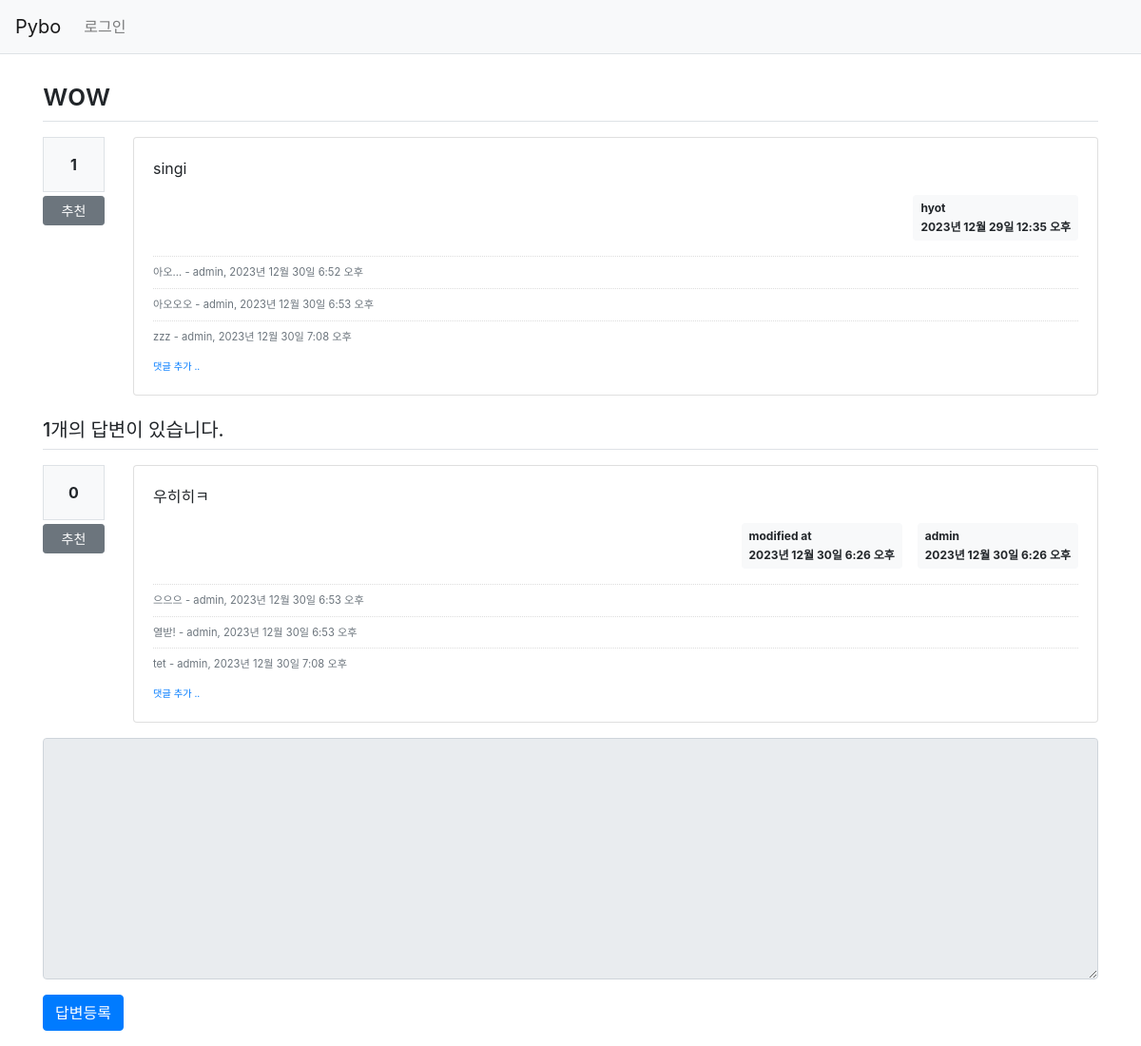
Page /pybo/311/ on the committed database.
### pybo/models.py (models this page shows, shortened)
class Question(models.Model):
    author = models.ForeignKey(User, on_delete=models.CASCADE, related_name='author_question')
    subject = models.CharField(max_length=200)
    content = models.TextField()
    create_date = models.DateTimeField()
    modify_date = models.DateTimeField(null=True, blank=True)
    voter = models.ManyToManyField(User, related_name='voter_question')

class Comment(models.Model):
    author = models.ForeignKey(User, on_delete=models.CASCADE)
    content = models.TextField()
    create_date = models.DateTimeField()
    modify_date = models.DateTimeField(null=True, blank=True)
    question = models.ForeignKey(Question, null=True, blank=True, on_delete=models.CASCADE)
    answer = models.ForeignKey(Answer, null=True, blank=True, on_delete=models.CASCADE)

class Answer(models.Model):
    author = models.ForeignKey(User, on_delete=models.CASCADE, related_name='author_answer')
    question = models.ForeignKey(Question, on_delete=models.CASCADE)
    content = models.TextField()
    create_date = models.DateTimeField()
    modify_date = models.DateTimeField(null=True, blank=True)
    voter = models.ManyToManyField(User, related_name='voter_answer')

### pybo/views/base_views.py (the view)
# urls.py: path('<int:question_id>/', base_views.detail, name='detail'),
def detail(request, question_id):
    question = get_object_or_404(Question, pk=question_id)
    context = {'question': question}
    return render(request, 'pybo/question_detail.html', context)

### pybo/templatetags/pybo_filter.py (called while the page is built)
@register.filter()
def mark(value):
    extensions = ["nl2br", "fenced_code"]
    return mark_safe(markdown.markdown(value, extensions=extensions))

### templates/pybo/question_detail.html (shortened to what this page needs)
{% extends 'base.html' %}
{% load pybo_filter %}
{% block content %}
<div class="container my-3">
    <h2 class="border-bottom py-2">{{ question.subject }}</h2>
    <div class="row my-3">
        <div class="col-1">
            <div class="bg-light text-center p-3 border font-weight-bolder mb-1">{{question.voter.count}}</div>
            <a href="#" data-uri="{% url 'pybo:vote_question' question.id  %}"
               class="recommend btn btn-sm btn-secondary btn-block my-1">추천</a>
        </div>
        <div class="col-11">
            <div class="card">
                <div class="card-body">
                    <div class="card-text">{{ question.content|mark }}</div>
                    <div class="d-flex justify-content-end">
                        <div class="badge badge-light p-2 text-left">
                            <div class="mb-2">{{ question.author.username }}</div>
                            <div>{{ question.create_date }}</div>
                        </div>
                    </div>
                    {% if question.comment_set.count > 0 %}
                    <div class="mt-3">
                    {% for comment in question.comment_set.all %}
                        <div class="comment py-2 text-muted">
                            <span style="white-space: pre-line;">{{ comment.content }}</span>
                            <span>
                                - {{ comment.author }}, {{ comment.create_date }}
                            </span>
                        </div>
                    {% endfor %}
                    </div>
                    {% endif %}
                    <div>
                        <a href="{% url 'pybo:comment_create_question' question.id  %}"
                           class="small"><small>댓글 추가 ..</small></a>
                    </div>
                </div>
            </div>
        </div>
    </div>
    <h5 class="border-bottom my-3 py-2">{{question.answer_set.count}}개의 답변이 있습니다.</h5>
    {% for answer in question.answer_set.all %}
    <div class="row my-3">
        <div class="col-1">
            <div class="bg-light text-center p-3 border font-weight-bolder mb-1">{{answer.voter.count}}</div>
            <a href="#" data-uri="{% url 'pybo:vote_answer' answer.id  %}"
                class="recommend btn btn-sm btn-secondary btn-block my-1">추천</a>
        </div>
        <div class="col-11">
            <div class="card">
                <div class="card-body">
                    <div class="card-text">{{ answer.content|mark }}</div>
                    <div class="d-flex justify-content-end">
                        {% if answer.modify_date %}
                        <div class="badge badge-light p-2 text-left mx-3">
                            <div class="mb-2">modified at</div>
                            <div>{{ answer.modify_date }}</div>
                        </div>
                        {% endif %}
                        <div class="badge badge-light p-2 text-left">
                            <div class="mb-2">{{ answer.author.username }}</div>
                            <div>{{ answer.create_date }}</div>
                        </div>
                    </div>
                    {% if answer.comment_set.count > 0 %}
                    <div class="mt-3">
                    {% for comment in answer.comment_set.all %}
                        <div class="comment py-2 text-muted">
                            <span style="white-space: pre-line;">{{ comment.content }}</span>
                            <span>
                                - {{ comment.author }}, {{ comment.create_date }}
                            </span>
                        </div>
                    {% endfor %}
                    </div>
                    {% endif %}
                    <div>
                        <a href="{% url 'pybo:comment_create_answer' answer.id  %}"
                           class="small"><small>댓글 추가 ..</small></a>
                    </div>
                </div>
            </div>
        </div>
    </div>
    {% endfor %}
    <form action="{% url 'pybo:answer_create' question.id %}" method="post" class="my-3">
        <div class="form-group">
            <textarea {% if not user.is_authenticated %}disabled{% endif %}
              name="content" id="content" class="form-control" rows="10"></textarea>
        </div>
        <input type="submit" value="답변등록" class="btn btn-primary">
    </form>
</div>
{% endblock %}

### static/style.css (style rules this page uses)
.comment { border-top:dotted 1px #ddd; font-size:0.7em; }

### rows in the picture
Question: subject "wow", voter.count "1", content|mark "singi", author.username "hyot", create_date "2023년 12월 29일 12:35 오후", answer_set.count "1"
Comment: content "아오...", author "admin", create_date "2023년 12월 30일 6:52 오후"
Comment: content "아오오오", author "admin", create_date "2023년 12월 30일 6:53 오후"
Comment: content "zzz", author "admin", create_date "2023년 12월 30일 7:08 오후"
Answer: voter.count "0", content|mark "우히히ㅋ", modify_date "2023년 12월 30일 6:26 오후", author.username "admin", create_date "2023년 12월 30일 6:26 오후"
Comment: content "으으으", author "admin", create_date "2023년 12월 30일 6:53 오후"
Comment: content "열받!", author "admin", create_date "2023년 12월 30일 6:53 오후"
Comment: content "tet", author "admin", create_date "2023년 12월 30일 7:08 오후"
